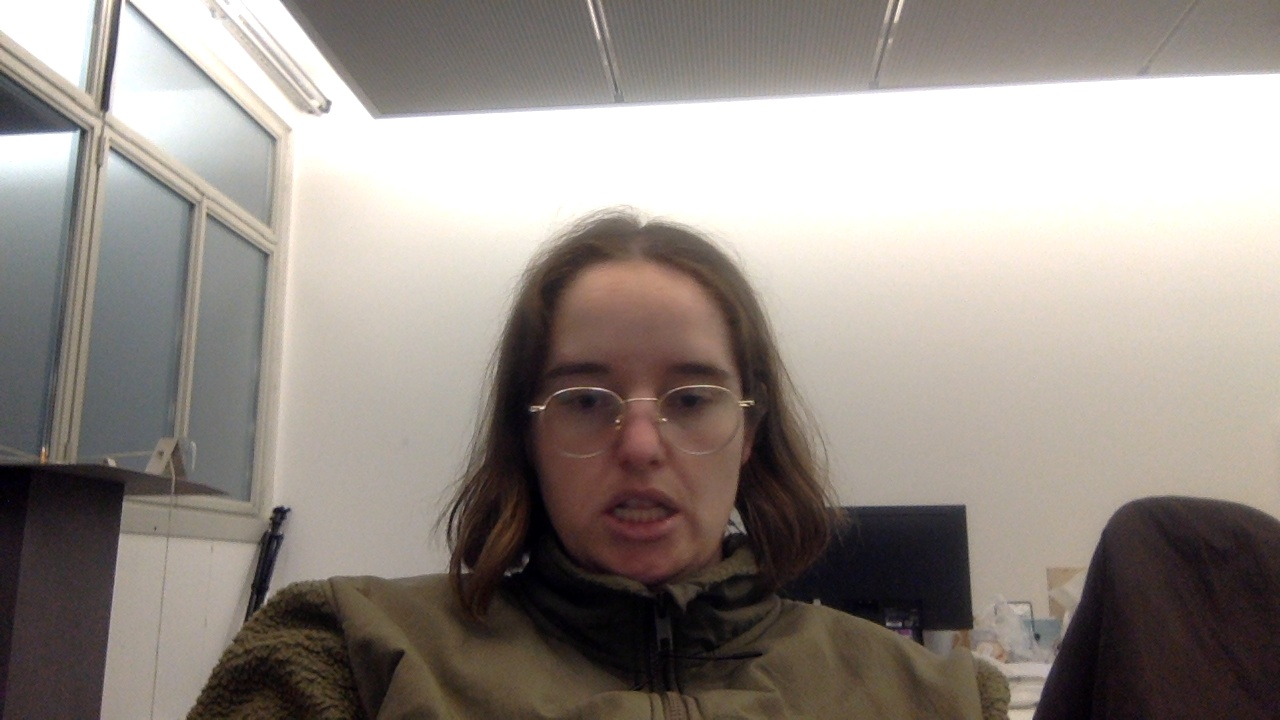
#> input picture python/virtual-painting-main/frames/frame_0.jpg, 1280 x 720 px, given in place of the camera
$ python range_detector.py
#> lines starting #> are read from the running program, lines starting #| are printed output that depends on the picture; after the words box and inside, x2 and y2 are one past the last pixel; in counts of white or black regions, pixels touching at a corner belong together
import cv2
import numpy as np

# TrackBars for detection colors
def empty(x):
    pass
cv2.namedWindow("TrackBars",cv2.WINDOW_NORMAL)
cv2.resizeWindow("TrackBars",480,240)
cv2.createTrackbar("Hue Min", "TrackBars",0,179,empty)
#> slider 'Hue Min' is set to 35
cv2.createTrackbar("Hue Max", "TrackBars",179,179,empty)
cv2.createTrackbar("Saturation Min", "TrackBars",0,255,empty)
#> slider 'Saturation Min' is set to 51
cv2.createTrackbar("Saturation Max", "TrackBars",255,255,empty)
cv2.createTrackbar("Value Min", "TrackBars",0,255,empty)
#> slider 'Value Min' is set to 51
cv2.createTrackbar("Value Max", "TrackBars",255,255,empty)


# parameters
width = 640
height = 480
brightness = 0

# read webcam
webcam = cv2.VideoCapture(0)

#set parameters
webcam.set(3,width)
webcam.set(4,height)
webcam.set(10,brightness)

# reading and showing frames
while True:
    # read each frame
    success,frame = webcam.read()
#> frame is the input picture: shape (720, 1280, 3); mean B, G, R 135.2, 141.4, 149.4

    # color detection part
    # convert to hsv
    frameHsv = cv2.cvtColor(frame,cv2.COLOR_BGR2HSV)
#> frameHsv: shape (720, 1280, 3); mean H, S, V 36.5, 40.9, 150.1

    # read trackbars
    # first it needs experiment and read from TrackBars
    # we can see these with print
    # at the end we will fix values
    h_min, s_min, v_min = cv2.getTrackbarPos("Hue Min","TrackBars"),cv2.getTrackbarPos("Saturation Min","TrackBars"),cv2.getTrackbarPos("Value Min","TrackBars")
    h_max, s_max, v_max = cv2.getTrackbarPos("Hue Max","TrackBars"),cv2.getTrackbarPos("Saturation Max","TrackBars"),cv2.getTrackbarPos("Value Max","TrackBars")
    print(h_min, s_min, v_min,h_max, s_max, v_max)

    # we can find green, red, etc.
    # ...


    # define lower bound
    lower = np.array([
        h_min, s_min, v_min
    ])

    # define upper bound
    upper = np.array([
        h_max, s_max, v_max
    ])

    # build mask
    mask = cv2.inRange(frameHsv,lower,upper)
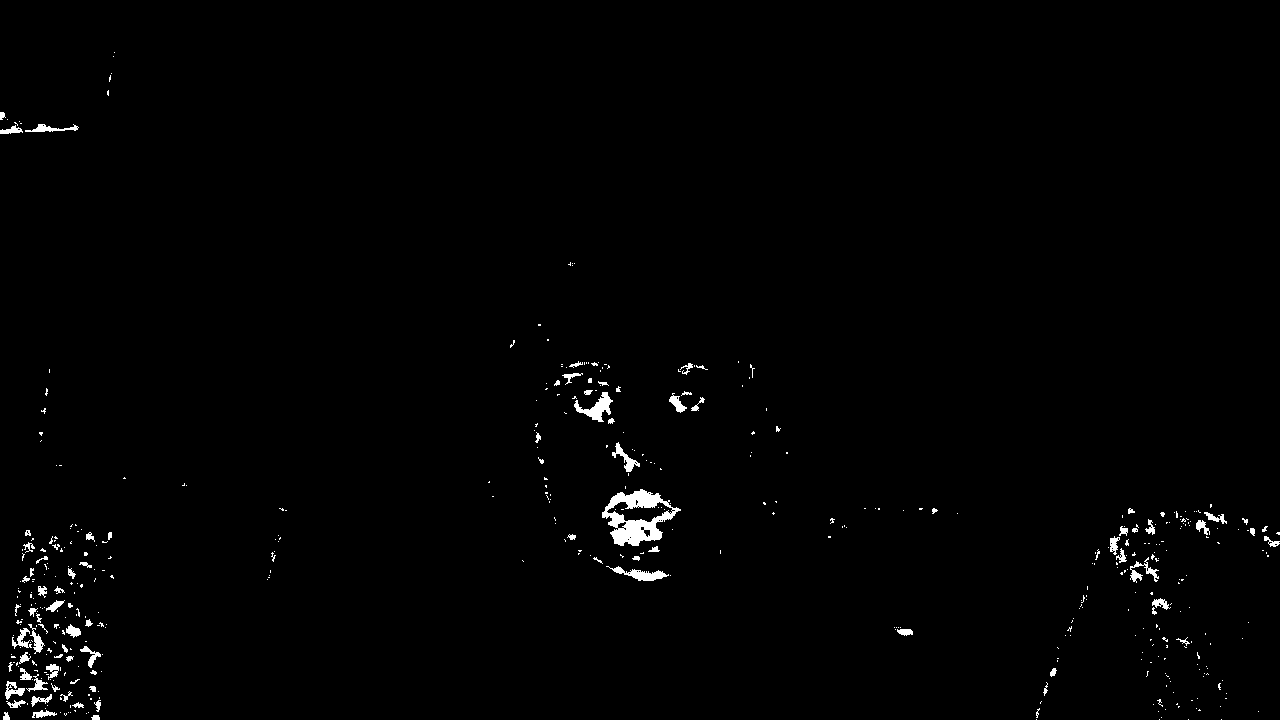
#> mask: shape (720, 1280); 1% white; 470 white regions (380 under 20 px), largest, box (x1, y1, x2, y2) and area: (602, 489, 681, 546) 2005, (574, 392, 613, 422) 466, (606, 566, 669, 581) 375

    # result
    result = cv2.bitwise_and(frame,frame,mask = mask)
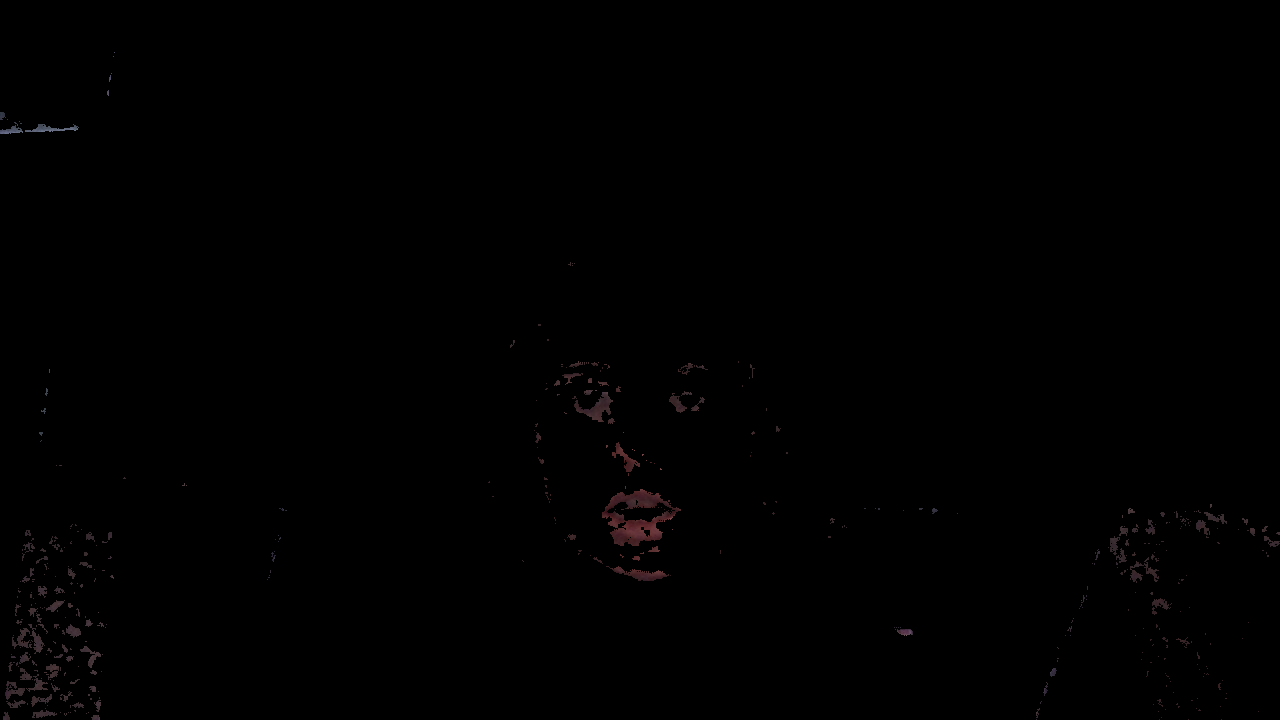
#> result: shape (720, 1280, 3); mean B, G, R 0.5, 0.5, 0.7

    # show
    cv2.imshow("WEBCAM",result)
    if cv2.waitKey(1) == ord('q'):
#> (key q is pressed here)
        break

$ run again, on python/virtual-painting-main/frames/frame_1.jpg
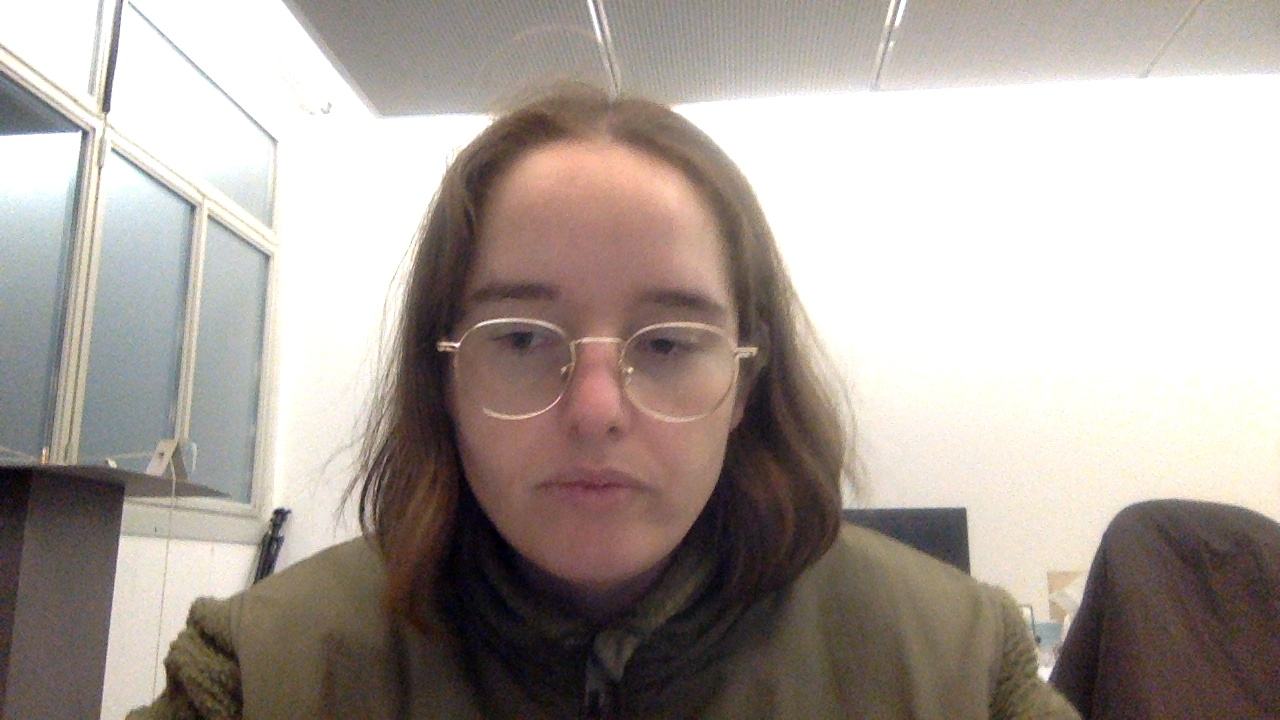
#> input picture python/virtual-painting-main/frames/frame_1.jpg, 1280 x 720 px, given in place of the camera
#> frame is the input picture: shape (720, 1280, 3); mean B, G, R 154.6, 160.6, 170
#> frameHsv: shape (720, 1280, 3); mean H, S, V 32.6, 38.9, 171
#> `mask = cv2.inRange(frameHsv,lower,upper)`:
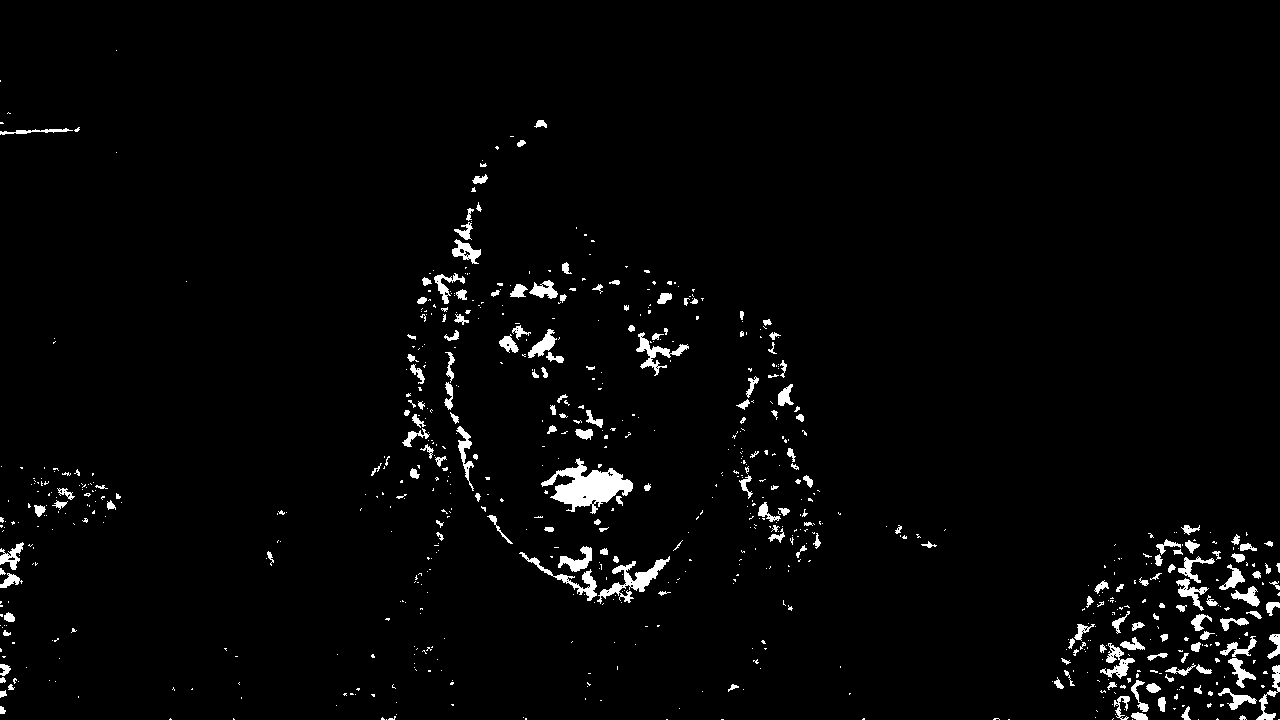
#> mask: shape (720, 1280); 2.5% white; 763 white regions (572 under 20 px), largest, box (x1, y1, x2, y2) and area: (541, 458, 633, 514) 2291, (597, 556, 670, 604) 956, (519, 552, 597, 601) 581
#> `result = cv2.bitwise_and(frame,frame,mask = mask)`:
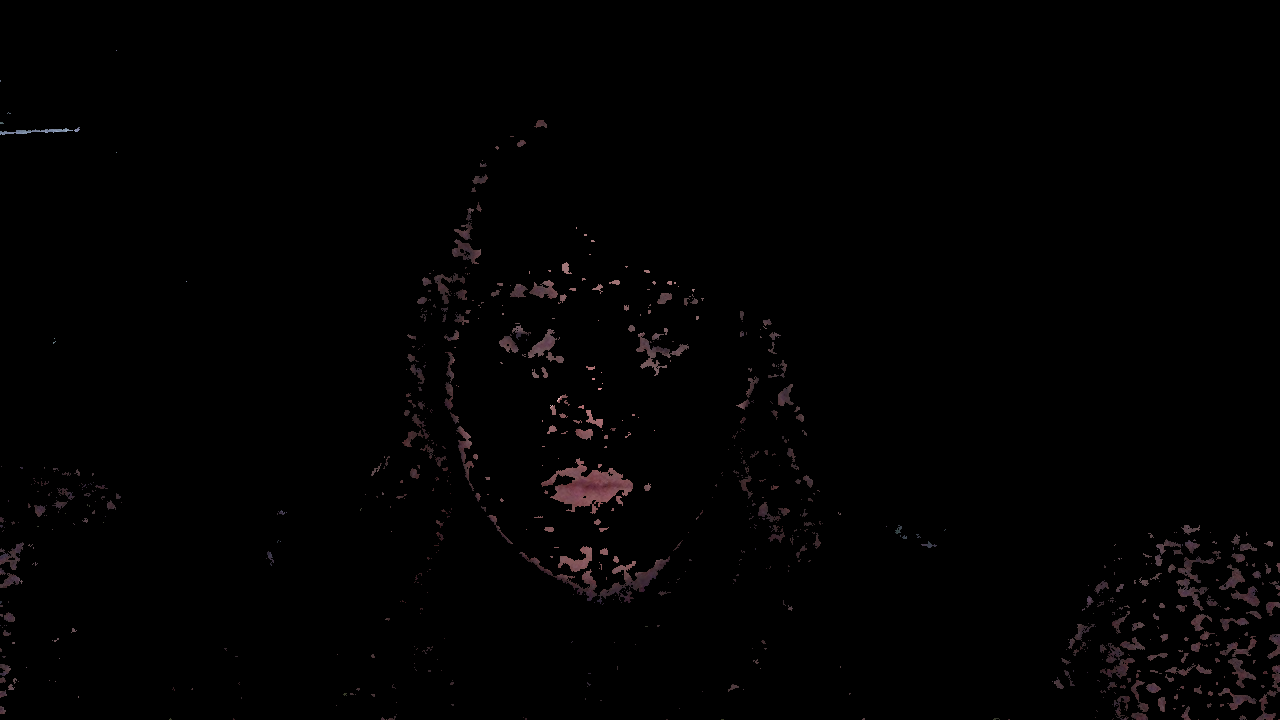
#> result: shape (720, 1280, 3); mean B, G, R 1.6, 1.5, 2.1

$ run again, on python/virtual-painting-main/frames/frame_3.jpg
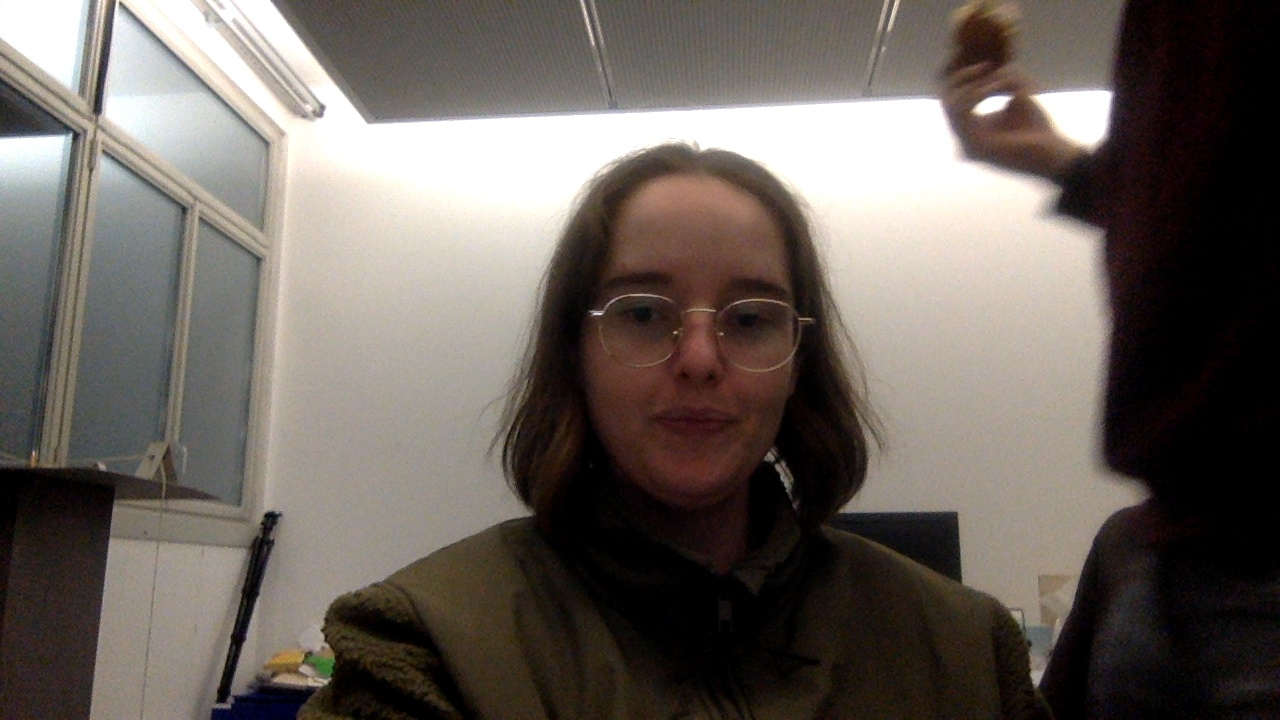
#> input picture python/virtual-painting-main/frames/frame_3.jpg, 1280 x 720 px, given in place of the camera
#> frame is the input picture: shape (720, 1280, 3); mean B, G, R 93, 99.1, 106.9
#> frameHsv: shape (720, 1280, 3); mean H, S, V 32.3, 68.4, 107.5
#> `mask = cv2.inRange(frameHsv,lower,upper)`:
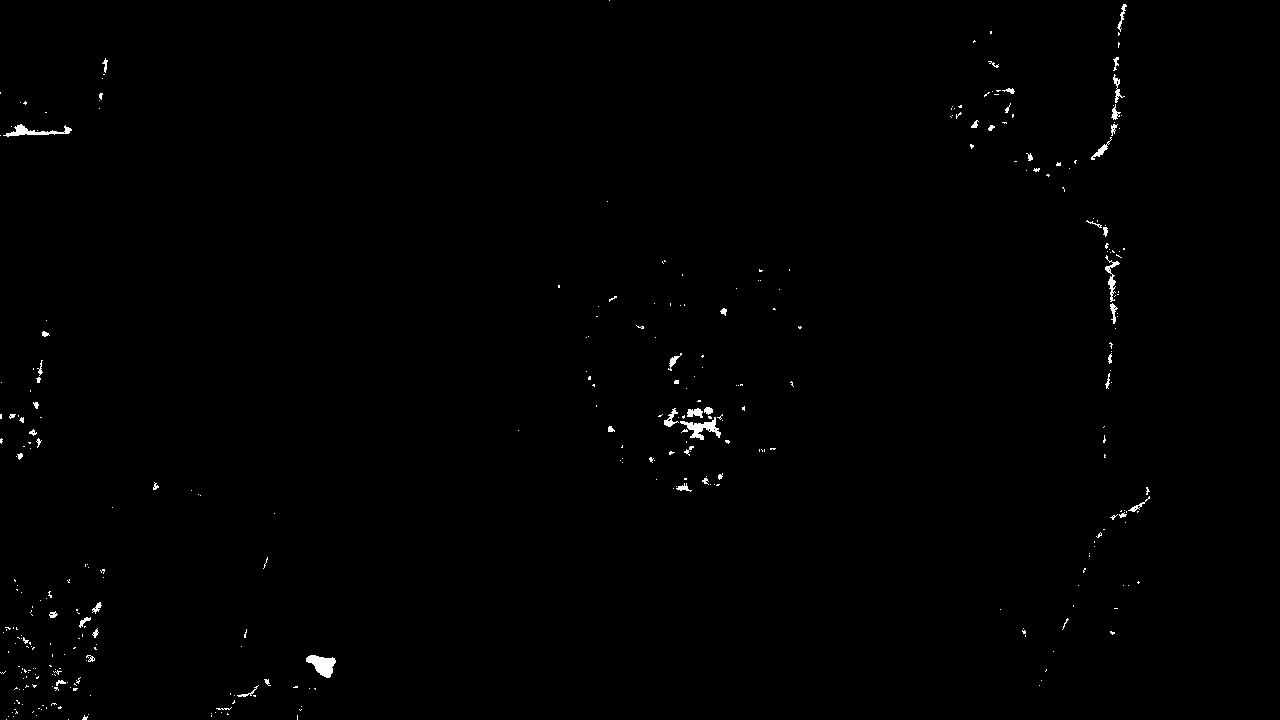
#> mask: shape (720, 1280); 0.5% white; 349 white regions (296 under 20 px), largest, box (x1, y1, x2, y2) and area: (306, 655, 336, 678) 406, (680, 417, 721, 440) 364, (3, 124, 72, 137) 315
